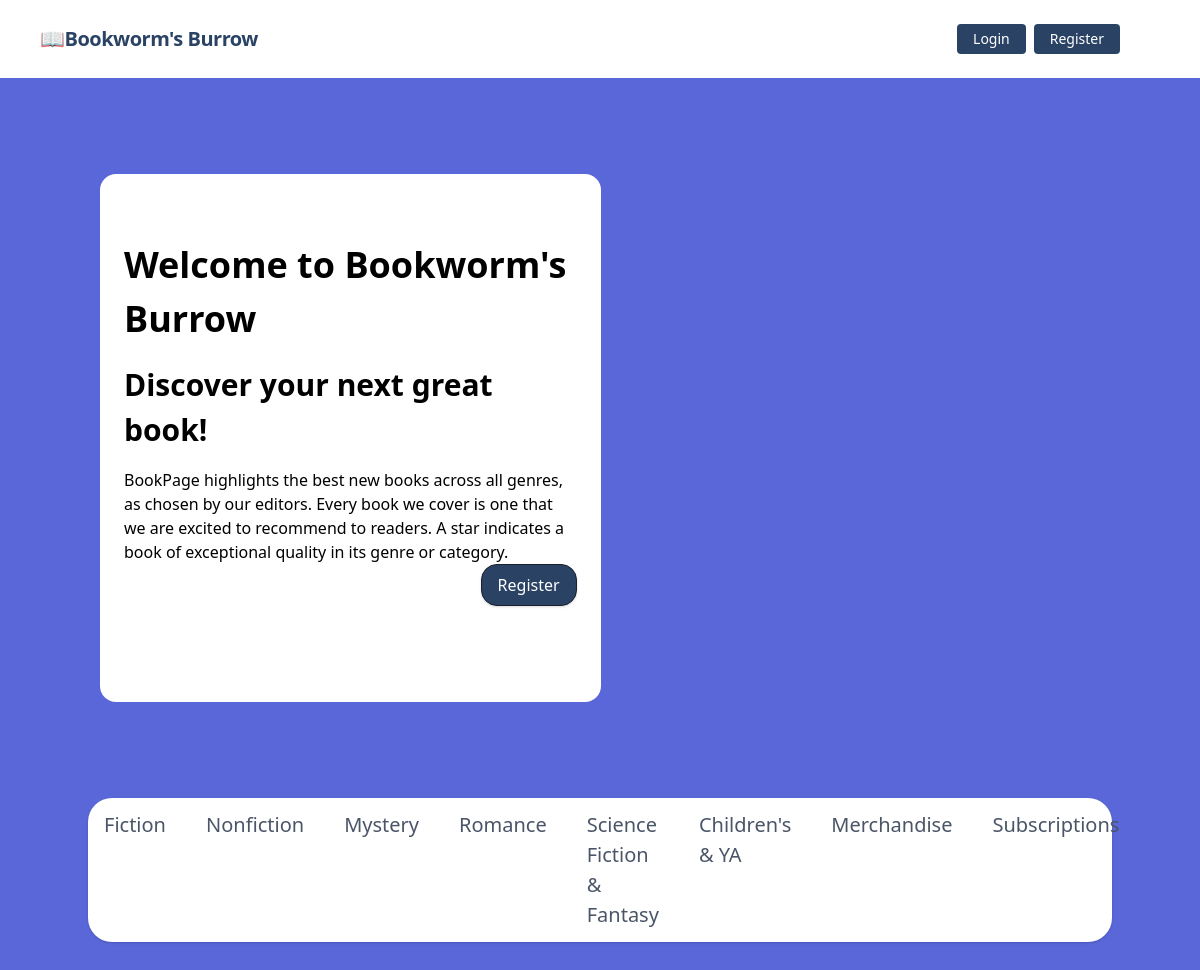
The app's page /, older data.
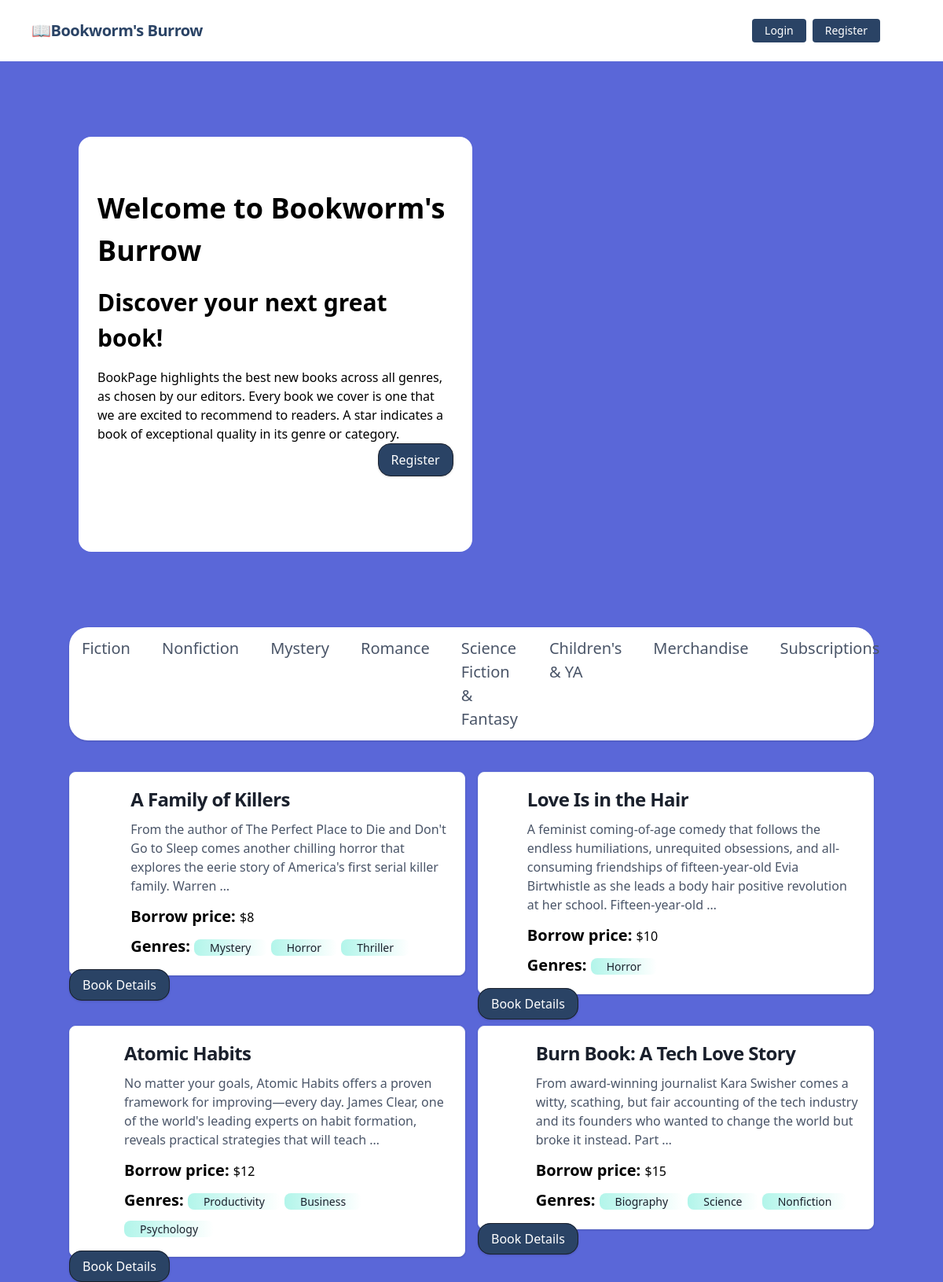
The same page, newer data.
### posts/models.py (models this page shows, shortened)
class Post(models.Model):
    title = models.CharField(max_length=50)
    author = models.CharField(max_length=50,default=None)
    description = models.TextField()
    category = models.ManyToManyField(Category)
    price = models.IntegerField()
    rating = models.PositiveIntegerField(
        default=0,
        validators=[MinValueValidator(0), MaxValueValidator(5)]
    )

### categories/models.py (models this page shows, shortened)
class Category(models.Model):
    name = models.CharField(max_length=100)

### Bookworm_burrow/views.py (the view)
# urls.py: path('', views.home, name='home'),
def home(request):
    data = Post.objects.all()
    return render(request, 'index.html', {'data': data})

### core/templates/index.html (shortened to what this page needs)
{% extends 'base.html' %}
{% load static %}
{% block head_title %}Bookworm's Burrow{% endblock %} {% block content %}
<div class="container mx-auto flex flex-col md:flex-row items-center my-12 md:my-24">
    <div class="flex flex-col w-full lg:w-1/2 justify-center items-start pt-12 pb-24 px-6 bg-white rounded-2xl bg-opacity-70 mx-3">
        <h1 class="font-bold text-4xl my-4">Welcome to Bookworm's Burrow</h1>
        <h2 class="leading-normal mb-4 font-semibold text-3xl">
            Discover your next great book!
        </h2>
        <p>BookPage highlights the best new books across all genres, as chosen by our editors. Every book we cover is one that we are excited to recommend to readers. A star indicates a book of exceptional quality in its genre or category.</p>
        {% if not request.user.is_authenticated %}
        <div class="flex justify-end w-full">
            <a href="{% url 'register' %}" class="bg-blue-900 text-white rounded-none hover:bg-white hover:text-blue-900 hover:border-blue-900 shadow rounded-2xl hover:shadow-lg py-2 px-4 border border-gray-900 hover:border-transparent">Register</a>
        </div>
        {% endif %}
    </div>
    <div class="w-full lg:w-1/2 lg:py-6 text-center ">
    </div>
</div>
<nav class="bg-white shadow mb-10 rounded-3xl">
    <div class="container mx-auto text-xl px-4 py-3">
      <ul class="flex space-x-10">
        <li>
          <a href="#" class="text-gray-700 hover:text-gray-900 font-medium">Fiction</a>
        </li>
        <li>
          <a href="#" class="text-gray-700 hover:text-gray-900 font-medium">Nonfiction</a>
        </li>
        <li>
          <a href="#" class="text-gray-700 hover:text-gray-900 font-medium">Mystery</a>
        </li>
        <li>
          <a href="#" class="text-gray-700 hover:text-gray-900 font-medium">Romance</a>
        </li>
        <li>
          <a href="#" class="text-gray-700 hover:text-gray-900 font-medium">Science Fiction & Fantasy</a>
        </li>
        <li>
          <a href="#" class="text-gray-700 hover:text-gray-900 font-medium">Children's & YA</a>
        </li>
        <li>
          <a href="#" class="text-gray-700 hover:text-gray-900 font-medium">Merchandise</a>
        </li>
        <li>
          <a href="#" class="text-gray-700 hover:text-purple-700 font-medium">Subscriptions</a>
        </li>
      </ul>
    </div>
</nav>
<div class="grid grid-cols-2 gap-4 ">
    {% for post in data %}
        <div class=" ">
            <a href="#" class="flex flex-col items-center bg-white border border-gray-200 rounded-lg shadow md:flex-row md:max-w-xl hover:bg-gray-100 dark:border-gray-700 dark:bg-gray-800 dark:hover:bg-gray-700">
                <div class="flex flex-col justify-between p-4 leading-normal">
                    <h5 class="mb-2 text-2xl font-bold tracking-tight text-gray-900 dark:text-white">{{post.title}}</h5>
                    <p class="mb-3 font-normal text-gray-700 dark:text-gray-400">{{post.description |truncatewords:30}}</p>
                    <p><span class="font-bold text-xl">Borrow price: </span>${{post.price}}</p>
                    <div class="flex gap-4 mt-2">
                        <p class=' text-xl font-bold'>
                            Genres:
                            {% for cat in post.category.all %}
                            <button type="button" class="text-gray-900 bg-gradient-to-r from-teal-200 to-lime-200 hover:bg-gradient-to-l hover:from-teal-200 hover:to-lime-200 focus:ring-4 focus:outline-none focus:ring-lime-200 dark:focus:ring-teal-700 font-medium rounded-lg text-sm px-5 py-2.5 text-center me-2 mb-2">{{cat.name}}</button>
                            {% endfor %}
                        </p>
                    </div>
                </div>
                <a href="" class="bg-blue-900 text-white rounded-none hover:bg-white hover:text-blue-900 hover:border-blue-900 shadow rounded-2xl hover:shadow-lg py-2 px-4 border border-gray-900 hover:border-transparent">Book Details</a>
            </a>
        </div>
    {% endfor %}
  </div>
{% endblock %}

### core/templates/base.html (shortened to what this page needs)
{% load static %}
<!DOCTYPE html>
<html lang="en">
    <head>
        <link href="https://unpkg.com/tailwindcss@^1.0/dist/tailwind.min.css" rel="stylesheet">
    </head>
    <body class="bg-indigo-600">
        {% include 'navbar.html' %}
        {% block body %}
            <div class="lg:container lg:mx-auto" id="main">
                {% block content %}
                {% endblock %}
            </div>
        {% endblock %}
    </body>
</html>

### core/templates/navbar.html (shortened to what this page needs)
<nav class="flex items-center justify-between flex-wrap bg-white p-6 px-10">
    <div class="flex items-center flex-shrink-0 text-white mr-6">
        <span class="font-semibold text-xl tracking-tight text-blue-900"><a href="/">📖Bookworm's Burrow</a></span>
    </div>
    <div class="w-full block flex-grow lg:flex lg:items-center lg:w-auto px-10">
        {% if request.user.is_authenticated %}
            <div class="text-md lg:flex-grow">
                <a href="{% url 'deposit' %}" class="block mt-4 lg:inline-block lg:mt-0 text-blue-900 hover:text-red-900 hover:font-black mr-4">
                    Deposit
                </a>
            </div>
            <div class="flex w-auto">
                <div class="text-blue-900 my-auto font-black px-5">Welcome, {{ request.user.first_name }} (balance : {{request.user.account.balance}}) </div>
                {% comment %} <a href="{% url 'profile' %}" class="mx-2 inline-block font-medium text-sm px-4 py-2 leading-none bg-blue-900 rounded text-white border-white hover:border-transparent hover:text-dark hover:bg-red-700 mt-4 lg:mt-0">Profile</a> {% endcomment %}
                <form  method='post' action="{% url 'logout' %}">
                    {% csrf_token %}
                    <button type='submit' class="mx-2 inline-block font-medium text-sm px-4 py-2 leading-none bg-blue-900 rounded text-white border-white hover:border-transparent hover:text-dark hover:bg-red-700 mt-4 lg:mt-0">Logout</button>
                </form>
            </div>
        {% else %}
            <div>
                <a href="{% url 'login' %}" class="mr-2 inline-block font-medium text-sm px-4 py-2 leading-none bg-blue-900 rounded text-white border-white hover:border-transparent hover:text-gray-800 hover:bg-red-700 mt-4 lg:mt-0">Login</a>
            </div>
            <div>
                <a href="{% url 'register' %}" class="inline-block font-medium text-sm px-4 py-2 leading-none bg-blue-900 rounded text-white border-white hover:border-transparent hover:text-gray-800 hover:bg-white mt-4 lg:mt-0">Register</a>
            </div>
        {% endif %}
    </div>
</nav>

Row changes from the older to the newer data that the page shows:
added Post: title "A Family of Killers", description "From the author of The Perfect Place to Die and Don't Go to Sleep comes another chilling horror that explores the eerie story of America's first serial killer family. Warren …", price "8"
now on this page (row unchanged): Category: name "Mystery", shown under "A Family of Killers"
added Category: name "Horror"
added Category: name "Thriller", shown under "A Family of Killers"
added Post: title "Love Is in the Hair", description "A feminist coming-of-age comedy that follows the endless humiliations, unrequited obsessions, and all-consuming friendships of fifteen-year-old Evia Birtwhistle as she leads a body hair positive revolution at her school. Fifteen-year-old …", price "10"
added Post: title "Atomic Habits", description "No matter your goals, Atomic Habits offers a proven framework for improving—every day. James Clear, one of the world's leading experts on habit formation, reveals practical strategies that will teach …", price "12"
added Category: name "Productivity", shown under "Atomic Habits"
added Category: name "Business", shown under "Atomic Habits"
added Category: name "Psychology", shown under "Atomic Habits"
added Post: title "Burn Book: A Tech Love Story", description "From award-winning journalist Kara Swisher comes a witty, scathing, but fair accounting of the tech industry and its founders who wanted to change the world but broke it instead. Part …", price "15"
now on this page (row unchanged): Category: name "Biography", shown under "Burn Book: A Tech Love Story"
added Category: name "Science", shown under "Burn Book: A Tech Love Story"
added Category: name "Nonfiction", shown under "Burn Book: A Tech Love Story"
